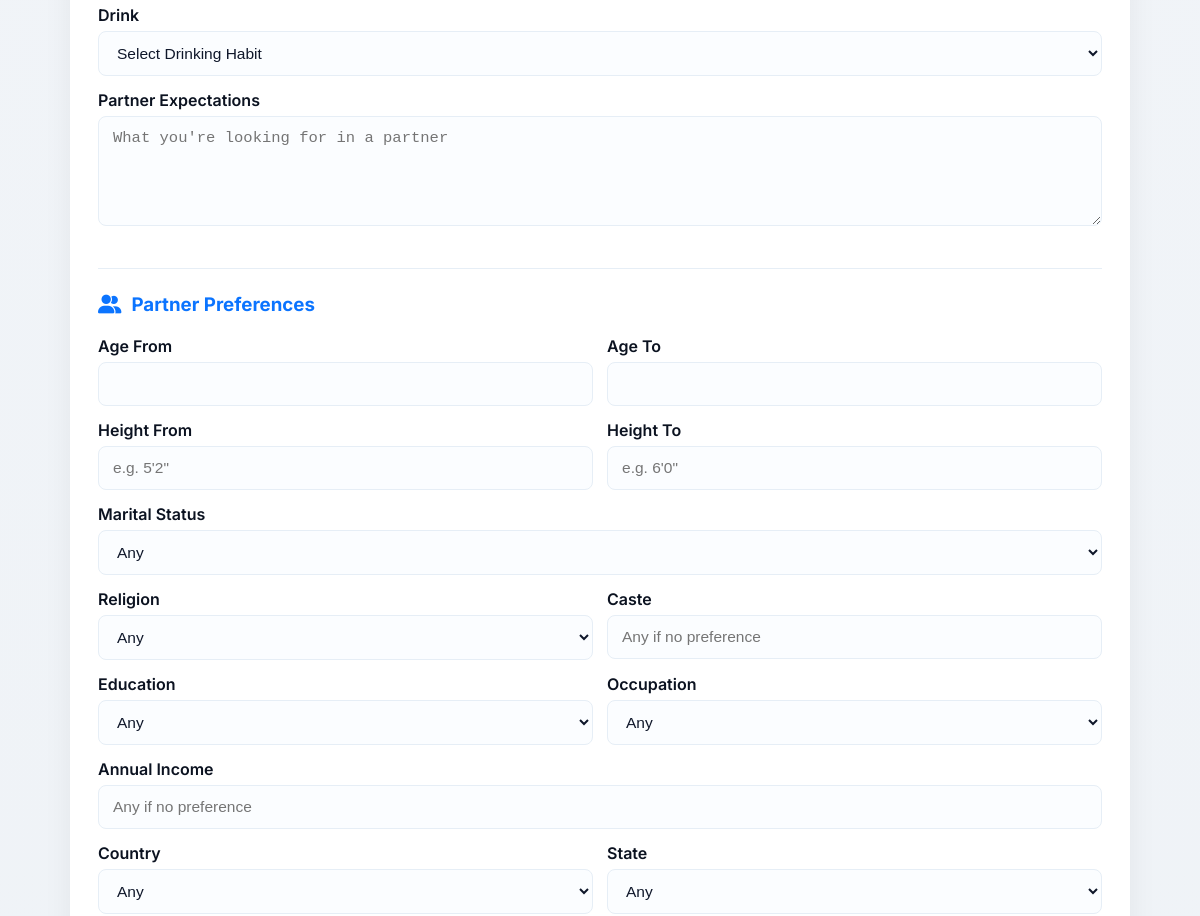
The app's page /edit_profile.php (signed in, middle part), older data.
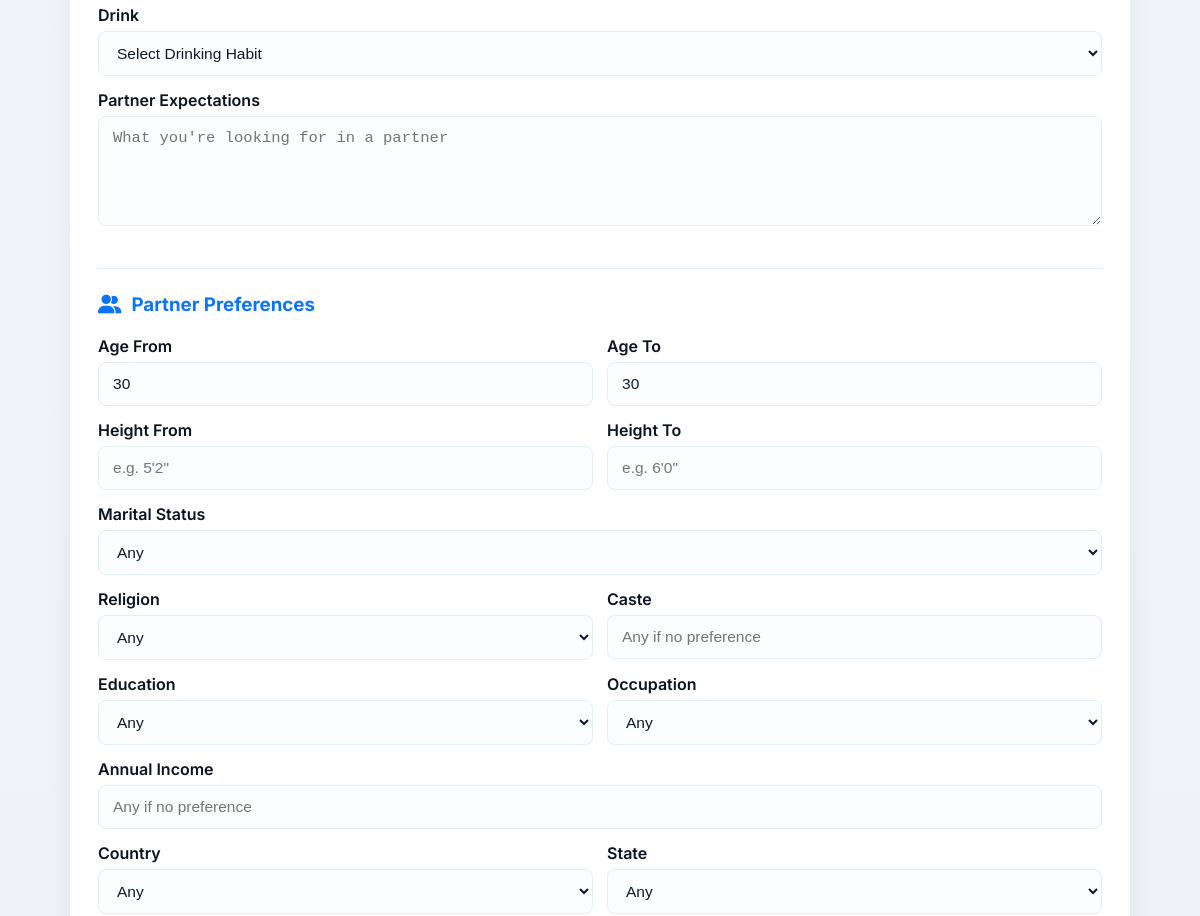
The same page, newer data.
### tables this page shows
CREATE TABLE `partner_preferences` (
  `id` int(11) NOT NULL,
  `user_id` int(11) NOT NULL,
  `age_from` int(11) DEFAULT NULL,
  `age_to` int(11) DEFAULT NULL,
  `height_from` varchar(10) DEFAULT NULL,
  `height_to` varchar(10) DEFAULT NULL,
  `marital_status` varchar(100) DEFAULT NULL,
  `religion` varchar(100) DEFAULT NULL,
  `caste` varchar(100) DEFAULT NULL,
  `education` varchar(100) DEFAULT NULL,
  `occupation` varchar(100) DEFAULT NULL,
  `annual_income` varchar(50) DEFAULT NULL,
  `country` varchar(100) DEFAULT NULL,
  `state` varchar(100) DEFAULT NULL,
  `city` varchar(100) DEFAULT NULL,
  `diet` varchar(100) DEFAULT NULL,
  `smoke` varchar(100) DEFAULT NULL,
  `drink` varchar(100) DEFAULT NULL,
  `body_type` varchar(100) DEFAULT NULL,
  `complexion` varchar(100) DEFAULT NULL,
  `other_preferences` text DEFAULT NULL,
  `created_at` datetime NOT NULL DEFAULT current_timestamp(),
  `updated_at` datetime DEFAULT NULL ON UPDATE current_timestamp()
);

### functions.php (called while the page is built, shortened)
<?php
function e($s) {
    return htmlspecialchars($s ?? '', ENT_QUOTES, 'UTF-8');
}

### edit_profile.php (the view, shortened to what this page needs)
<?php
require_once __DIR__ . '/init.php';
$user = current_user();
$stmt = $pdo->prepare("SELECT * FROM partner_preferences WHERE user_id = ? LIMIT 1");
$stmt->execute([$user['id']]);
$partnerPrefs = $stmt->fetch();
?>
<!DOCTYPE html>
<html lang="en" data-theme="<?= e($_SESSION['theme']) ?>">
<head>
    <link rel="stylesheet" href="style.css">
    <link rel="stylesheet" href="https://cdnjs.cloudflare.com/ajax/libs/font-awesome/6.0.0/css/all.min.css">
</head>
<body>
    <?php include __DIR__ . '/navbar.php'; ?>
    <main class="container">
        <div class="card">
            <form method="post" action="edit_profile.php" enctype="multipart/form-data" class="profile-form">
                <div class="form-section">
                    <div class="form-grid">
                    </div>
                    <div class="form-row">
                        <label>Drink</label>
                        <select class="input" name="drink">
                            <option value="">Select Drinking Habit</option>
                        </select>
                    </div>
                    <div class="form-row">
                        <label>Partner Expectations</label>
                        <textarea class="input" name="partner_expectations" placeholder="What you're looking for in a partner"><?= e($profile['partner_expectations'] ?? '') ?></textarea>
                    </div>
                </div>
                <div class="form-section">
                    <h3><i class="fas fa-user-friends"></i> Partner Preferences</h3>
                    <div class="form-grid">
                        <div class="form-row">
                            <label>Age From</label>
                            <input class="input" type="number" name="age_from" value="<?= e($partnerPrefs['age_from'] ?? '') ?>" min="18" max="100">
                        </div>
                        <div class="form-row">
                            <label>Age To</label>
                            <input class="input" type="number" name="age_to" value="<?= e($partnerPrefs['age_to'] ?? '') ?>" min="18" max="100">
                        </div>
                    </div>
                    <div class="form-grid">
                        <div class="form-row">
                            <label>Height From</label>
                            <input class="input" type="text" name="height_from" value="<?= e($partnerPrefs['height_from'] ?? '') ?>" placeholder="e.g. 5'2&quot;">
                        </div>
                        <div class="form-row">
                            <label>Height To</label>
                            <input class="input" type="text" name="height_to" value="<?= e($partnerPrefs['height_to'] ?? '') ?>" placeholder="e.g. 6'0&quot;">
                        </div>
                    </div>
                    <div class="form-row">
                        <label>Marital Status</label>
                        <select class="input" name="pref_marital_status">
                            <option value="">Any</option>
                        </select>
                    </div>
                    <div class="form-grid">
                        <div class="form-row">
                            <label>Religion</label>
                            <select class="input" name="pref_religion">
                                <option value="">Any</option>
                            </select>
                        </div>
                        <div class="form-row">
                            <label>Caste</label>
                            <input class="input" type="text" name="pref_caste" value="<?= e($partnerPrefs['caste'] ?? '') ?>" placeholder="Any if no preference">
                        </div>
                    </div>
                    <div class="form-grid">
                        <div class="form-row">
                            <label>Education</label>
                            <select class="input" name="pref_education">
                                <option value="">Any</option>
                            </select>
                        </div>
                        <div class="form-row">
                            <label>Occupation</label>
                            <select class="input" name="pref_occupation">
                                <option value="">Any</option>
                            </select>
                        </div>
                    </div>
                    <div class="form-row">
                        <label>Annual Income</label>
                        <input class="input" type="text" name="pref_annual_income" value="<?= e($partnerPrefs['annual_income'] ?? '') ?>" placeholder="Any if no preference">
                    </div>
                    <div class="form-grid">
                        <div class="form-row">
                            <label>Country</label>
                            <select class="input" name="pref_country">
                                <option value="">Any</option>
                            </select>
                        </div>
                        <div class="form-row">
                            <label>State</label>
                            <select class="input" name="pref_state">
                                <option value="">Any</option>
                            </select>
                        </div>
                    </div>
                </div>
            </form>
        </div>
    </main>
</body>
</html>

### style.css (style rules this page uses)
:root { --primary: #0b74ff; --primary-700: #095fd2; --muted: #6b7280; --bg: #f5f7fb; --card: #ffffff; --accent: #06b6d4; }
* { box-sizing: border-box; }
html,body { height:100%; }
body { font-family: 'Inter', system-ui, -apple-system, 'Segoe UI', Roboto, 'Helvetica Neue', Arial; margin:0; background: linear-gradient(180deg, var(--bg), #eef2f6); color: #111827; -webkit-font-smoothing:antialiased; -moz-osx-font-smoothing:grayscale; }
.container { max-width:1100px; margin:34px auto; padding:0 20px; }
.card { background:var(--card); border-radius:12px; padding:28px; box-shadow: 0 8px 30px rgba(15,23,42,0.06); }
.form-grid { display:grid; grid-template-columns:1fr 1fr; gap:14px; }
.input, textarea, select { width:100%; padding:12px 14px; border-radius:8px; border:1px solid #e6eef6; background:#fbfdff; font-size:0.97rem; color:#0f172a; }
textarea { min-height:110px; resize:vertical; }
.form-section { margin-bottom: 24px; padding-bottom: 24px; border-bottom: 1px solid #e6eef6; }
.profile-form .form-section h3 { display: flex; align-items: center; gap: 10px; margin-bottom: 20px; color: var(--primary); }

Row changes from the older to the newer data that the page shows:
added partner_preferences: age_from "30", age_to "30"
